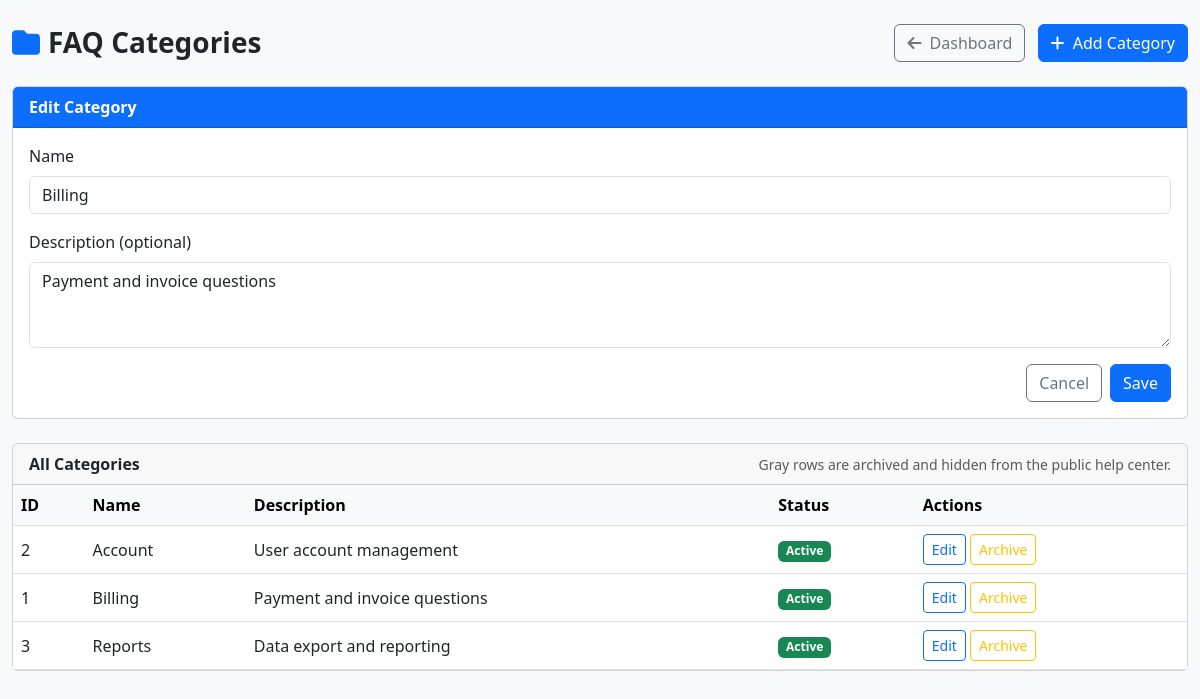
Page /admin/categories.php?action=edit&id=1 (signed in) on the committed database.
### tables this page shows
CREATE TABLE categories (
    id INT PRIMARY KEY AUTO_INCREMENT,
    name VARCHAR(100) NOT NULL UNIQUE,
    description TEXT,
    is_archived BOOLEAN DEFAULT FALSE
);

### helpers/functions.php (called while the page is built, shortened)
<?php
function getExcerpt($text, $length = 200) {
    $text = strip_tags($text);
    if (strlen($text) <= $length) {
        return $text;
    }
    $excerpt = substr($text, 0, $length);
    $excerpt = substr($excerpt, 0, strrpos($excerpt, ' '));
    return $excerpt . '...';
}
?>

### admin/categories.php (the view, shortened to what this page needs)
<?php
require_once '../helpers/functions.php';
$db   = new Database();
$conn = $db->getConnection();
$action = $_GET['action'] ?? 'list';
$id     = isset($_GET['id']) ? (int)$_GET['id'] : 0;
if ($action === 'edit' && $id > 0) {
    $stmt = $conn->prepare('SELECT * FROM categories WHERE id = ?');
    $stmt->execute([$id]);
    $category = $stmt->fetch();
}
$allCategories = $conn->query('SELECT * FROM categories ORDER BY is_archived ASC, name ASC')->fetchAll();
?>
<!DOCTYPE html>
<html lang="en">
<head>
    <link href="https://cdn.jsdelivr.net/npm/bootstrap@5.3.0/dist/css/bootstrap.min.css" rel="stylesheet">
    <link rel="stylesheet" href="https://cdnjs.cloudflare.com/ajax/libs/font-awesome/6.4.0/css/all.min.css">
</head>
<body>
<div class="container-fluid py-4">
    <div class="page-header">
        <h3 class="page-title mb-0">
            <i class="fas fa-folder me-2 text-primary"></i>FAQ Categories
        </h3>
        <div>
            <a href="index.php" class="btn btn-outline-secondary me-2">
                <i class="fas fa-arrow-left me-1"></i> Dashboard
            </a>
            <a href="categories.php?action=add" class="btn btn-primary">
                <i class="fas fa-plus me-1"></i> Add Category
            </a>
        </div>
    </div>
    <?php if ($action === 'add' || $action === 'edit'): ?>
        <div class="category-form-card card mb-4">
            <div class="card-header bg-primary text-white">
                <strong><?php echo $action === 'add' ? 'Add Category' : 'Edit Category'; ?></strong>
            </div>
            <div class="card-body">
                <form method="POST">
                    <div class="mb-3">
                        <label class="form-label">Name</label>
                        <input
                            type="text"
                            name="name"
                            class="form-control"
                            required
                            value="<?php echo htmlspecialchars($category['name'] ?? ''); ?>"
                        >
                    </div>
                    <div class="mb-3">
                        <label class="form-label">Description (optional)</label>
                        <textarea
                            name="description"
                            class="form-control"
                            rows="3"
                        ><?php echo htmlspecialchars($category['description'] ?? ''); ?></textarea>
                    </div>
                    <div class="d-flex justify-content-end gap-2 mt-3">
                        <a href="categories.php" class="btn btn-outline-secondary">
                            Cancel
                        </a>
                        <button type="submit" class="btn btn-primary">
                            Save
                        </button>
                    </div>
                </form>
            </div>
        </div>
    <?php endif; ?>
    <div class="card">
        <div class="card-header d-flex justify-content-between align-items-center">
            <strong>All Categories</strong>
            <span class="text-muted small">Gray rows are archived and hidden from the public help center.</span>
        </div>
        <div class="card-body p-0">
            <div class="table-responsive">
                <table class="table table-hover mb-0 align-middle">
                    <thead class="table-light">
                        <tr>
                            <th>ID</th>
                            <th>Name</th>
                            <th>Description</th>
                            <th>Status</th>
                            <th>Actions</th>
                        </tr>
                    </thead>
                    <tbody>
                        <?php foreach ($allCategories as $cat): ?>
                            <tr class="<?php echo $cat['is_archived'] ? 'table-secondary' : ''; ?>">
                                <td><?php echo (int)$cat['id']; ?></td>
                                <td><?php echo htmlspecialchars($cat['name']); ?></td>
                                <td><?php echo htmlspecialchars(getExcerpt($cat['description'] ?? '', 80)); ?></td>
                                <td>
                                    <?php if ($cat['is_archived']): ?>
                                        <span class="badge bg-secondary">Archived</span>
                                    <?php else: ?>
                                        <span class="badge bg-success">Active</span>
                                    <?php endif; ?>
                                </td>
                                <td>
                                    <a href="categories.php?action=edit&id=<?php echo $cat['id']; ?>" class="btn btn-sm btn-outline-primary">
                                        Edit
                                    </a>
                                    <?php if ($cat['is_archived']): ?>
                                        <a href="categories.php?action=restore&id=<?php echo $cat['id']; ?>" class="btn btn-sm btn-outline-success">
                                            Restore
                                        </a>
                                    <?php else: ?>
                                        <a href="categories.php?action=archive&id=<?php echo $cat['id']; ?>" class="btn btn-sm btn-outline-warning" onclick="return confirm('Archive this category?');">
                                            Archive
                                        </a>
                                    <?php endif; ?>
                                </td>
                            </tr>
                        <?php endforeach; ?>
                    </tbody>
                </table>
            </div>
        </div>
    </div>
</div>
</body>
</html>

### admin/categories.php (style rules this page uses)
body { background: #f8f9fa; }
.page-header { display: flex; justify-content: space-between; align-items: center; margin-bottom: 1.5rem; }
.page-title { font-weight: 600; }
.category-form-card .form-label { font-weight: 500; }

### rows in the picture
categories: name "Billing", description "Payment and invoice questions", id "1", is_archived "Active"
categories: id "2", name "Account", description "User account management", is_archived "Active"
categories: id "3", name "Reports", description "Data export and reporting", is_archived "Active"
